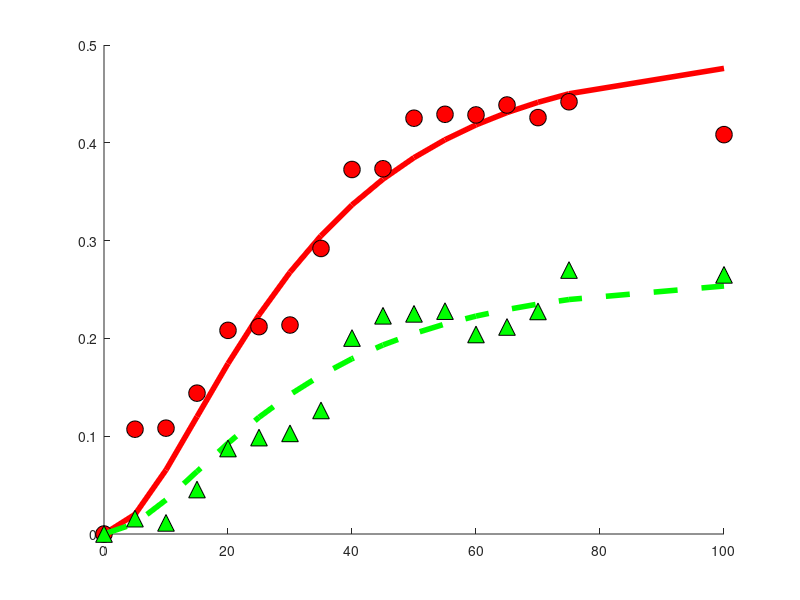

MATLAB code for this plot: (Note: this script raises an error after producing the figure.)
% Functions and figures for the model fitting 
% based on the analytical model developed for epigenomeIntegrity project, 
% the functions are here plotted using parameters fitted from the
% experimental data

close all 
% plot properties 

fontSize   = 12;
markerSize = 12;
lineWidth  = 4;

% Plot figues
showHAndDFit        = true;
showSlidingFraction = true;
showSlidingOutOfDR  = true;
showRelativeSliding = true;
showExpansionFactor = true;
showRelativeOpeningDNA      = true;
showRelativeOpeningHistone  = true;

% Experimental measurements 
% uvc dose (the point u=100 is excluded for now due to irregular
% measurement)
uData = [0 5 10	15	20	25	30	35	40	45	50	55	60	65	70	75 100];
%__ histone loss data___
hData = [0 10.714305725	10.8220788165	14.4014983755	20.8225447327	21.2024074872	21.3668579387	29.195045218	37.2706560079	37.3479226024	42.5138151765	42.9133041668	42.8508770934	43.8660779761	42.5763929893	44.1947934168 	40.8353794651
]./100;

%___DNA loss data____
dData = [0 1.5704212005	1.1365167475	4.545552178	8.7406190878	9.8581219326	10.2900341153	12.6333239455	20.0360763966	22.3129622161	22.5107680397	22.7887958612	20.4006799168	21.1679155925	22.757261652	26.9902966182	26.4974599239
]./100;

% Analytical solutions of the model for histones and DNA loss vs UV dose
T = @(a1,u)  (1-exp(-a1.*u)).^2;% T(u)/T_max
% T = @(a1,u) ((1-exp(-(a1.^2).*u))+sqrt(pi.*u).*a1.*(1-erf(a1.*sqrt(u)))).^2; 
% %-- quadratic (damages) system 
% T  = @(a1,u) a1.*u.^2;


N_total = @(a1,a2,a3,u)1-exp(-(a3.*(1-a2)+a2).*T(a1,u));
N_slide = @(a1,a2,a3,u) (a2./((a3.*(1-a2)+a2))).*N_total(a1,a2,a3,u);
N_open  = @(a1,a2,a3,u) (a3.*(1-a2)./(a3.*(1-a2)+a2)).*N_total(a1,a2,a3,u);

% N = @(a1,a2,u)exp(-(a2).*T(a1,u))+(1-T(a1,u)); % N(u)/N_0
R = @(a1,a2,a3,a4,u)  1+a4.*N_total(a1,a2,a3,u);%+(a4).*(T(a1,u))); %R(u)/R_0
d = @(a1,a2,a3,a4,u) (((R(a1,a2,a3,a4,u))-1+N_open(a1,a2,a3,u))./(R(a1,a2,a3,a4,u)));%+(T(a1,u))./R(a1,a2,a3,a4,u);
h = @(a1,a2,a3,a4,u) (d(a1,a2,a3,a4,u) +(N_slide(a1,a2,a3,u))./R(a1,a2,a3,a4,u));%d(a1,a2,a3,a4,u)+(T(a1,u)-N(a1,a2,u))./R(a1,a2,a3,a4,u) ;%./R(a1,a2,a3,u);

% %--- full (damages) system
% c1 = 0.0021;%0.021;% curve h
% c2 = 0.39;  %0.39;% lift h
% c3 = 0.44; %0.44; % lift d+h
% c4 = 0.23; %0.23; % lift d+ h

% % -- linear (damages) system
% T = @(a1,u) a1.*u; %T/T_max
% 
% c1 = 0.01;%0.023;% curve h
% c2 = 0.54;  %0.35;% lift h
% c3 = 0.2; %0.45; % lift d
% c4 = 0.378; %0.22; % lift h and d

% %-- quadratic (damages) system 
% T  = @(a1,u) a1.*u.^2;
% 
% c1 = 0.0001;%0.023;% curve h
% c2 = 1.0;  %0.35;% lift h
% c3 = 0.2; %0.45; % lift d
% c4 = 0.2; %0.22; % lift h and d

% % % ---autofit
% opt       = optimset('TolFun',1e-15,'TolX',1e-15,'MaxIter',1e7,'MaxFunEvals',1e7,'TolCon',1e-19,'Hessian','bfgs',...
%     'Diagnostics','off');
% % run several tests
% numTests  = 1;
% fitParams = zeros(numTests,4); 
% fval      = zeros(numTests,1);
% for tIdx = 1:numTests
% [fitParams(tIdx,:),fval(tIdx),exitFlag,output]=...
%     fmincon(@FitDandH,1*rand(1,4),-1*eye(4),zeros(4,1),[],[],zeros(4,1),5*ones(4,1),[],opt);
% end
% [~,pl] = min(fval);
%  fitParams = fitParams(pl,:);
% c1 = fitParams(1);
% c2 = fitParams(2);
% c3 = fitParams(3);
% c4 = fitParams(4);

c1 = 0.036;%0.021;% curve h
c2 = 0.35;  %0.39;% lift h
c3 = 0.24; %0.44; % lift d+h
c4 = 0.48; %0.23; % lift d+ h

%-- plot ---
if showHAndDFit
%____ plot histone loss, h
fig1 = figure('Name','histone and DNA fit');
ax1  = axes('Parent',fig1,'NextPlot','Add');
line('Xdata',uData,'YData',h(c1,c2,c3,c4,uData),'Color','r','LineWidth',lineWidth,...
    'Parent',ax1,'DisplayName','histone loss, model');
line('XData',uData,'YData',hData,'Marker','o','MarkerSize',markerSize,'MarkerFaceColor','r','MarkerEdgeColor','k',...
    'LineStyle','none','Parent',ax1,'DisplayName','histone loss, exp. data'), 

%____ plot DNA loss, d
line('XData',uData,'YData',d(c1,c2,c3,c4,uData),'Color','g','LineWidth',lineWidth,...
    'DisplayName','DNA loss fraction, model','Parent',ax1,'LineStyle','--');
line('XData',uData,'YData',dData,'Marker','^','Color','g','MarkerSize',markerSize,'MarkerFaceColor','g',...
    'MarkerEdgeColor','k','LineStyle','none',...
    'Parent',ax1,'DisplayName','DNA loss fraction, exp. data'), 

legend(get(ax1,'Children'),'Location','NW')
title(' Model fit to experimental data','Parent',ax1,'FontSize',fontSize), 
xlabel('U.V dose','Parent',ax1,'FontSize',fontSize)
ylabel('Loss fraction','Parent',ax1,'FontSize',fontSize)
set(ax1,'FontSize',fontSize)
end

if showSlidingFraction 
%_____ plot sliding fraction, h-d
fig2 = figure;
ax2  = axes('Parent',fig2);
line('XData',uData,'YData',(hData-dData),'Marker','o','Color','k','MarkerFaceColor','c',...
    'Parent',ax2,'DisplayName','histone sliding loss, exp.data','MarkerSize',markerSize,'LineStyle','none');
line('XData',uData,'YData',h(c1,c2,c3,c4,uData)-d(c1,c2,c3,c4,uData),'LineWidth',lineWidth,'Parent',ax2,...
    'DisplayName','histone sliding loss, model','Color','k')
xlabel('U.V dose','Parent',ax2,'FontSize',fontSize);
ylabel('h(U)-d(U)','Parent',ax2,'FontSize',fontSize);
title('Fraction of histones lost by sliding','Parent',ax2,'FontSize',fontSize);
legend(get(ax2,'Children'),'Location','NW')
set(ax2,'FontSize',fontSize,'LineWidth',lineWidth)
end

if showSlidingOutOfDR  
%_____ fraction of sliding out of the damage region (h-d)/(1-d)
fig3 = figure; 
ax3  = axes('Parent',fig3,'NextPlot','add');
line('XData',uData,'Ydata',(hData-dData)./(1-dData),'Marker','o','Color','k','MarkerFaceColor','c',...
    'Parent',ax3,'DisplayName','histone sliding out of DR, exp. data','MarkerSize',markerSize,...
    'LineStyle','none');
line('XData',uData,'YData',(h(c1,c2,c3,c4,uData)-d(c1,c2,c3,c4,uData))./(1-d(c1,c2,c3,c4,uData)),'Parent',ax3,...
    'LineWidth',lineWidth,'DisplayName','histone sliding out of DR, model')
line('Xdata',uData,'YData',N_slide(c1,c2,c3,uData),'Color','r','Parent',ax3)
% add linear fit for comparison
% linearFitModel = fittype('a*x');
% [fitValues, fitScore] = fit(uData',((hData-dData)./(1-dData))',linearFitModel,'Robust','LAR','StartPoint',1);
% line('XData',uData,'YData',fitValues(uData),'Parent',ax3,'DisplayName','linear fit','Color','r',...
%     'LineStyle','--','LineWidth',lineWidth)
title('Fraction of histone sliding out of the IDR','Parent',ax3,'FontSize',fontSize)
xlabel('U.V dose','Parent',ax3,'FontSize',fontSize);
ylabel('(H(u)-D(u))/(1-D(u)', 'FontSize', fontSize);
legend(get(ax3,'Children'),'Location','NW')
set(ax3,'FontSize',fontSize,'LineWidth',lineWidth)

end

if showRelativeSliding 
%____ relative sliding contribution (h-d)/h
fig4 = figure; 
ax4  = axes('Parent',fig4,'NextPlot','add','FontSize',fontSize);
line('XData',uData,'Ydata',1 -(dData)./hData,'Marker','o','Color','k','MarkerFaceColor','c',...
    'Parent',ax4,'DisplayName','relative histone sliding contribution, exp. data','MarkerSize',markerSize,...
    'LineStyle','none');
line('XData',uData,'YData',((h(c1,c2,c3,c4,uData))-d(c1,c2,c3,c4,uData))./(h(c1,c2,c3,c4,uData)),'Parent',ax4,...
    'LineWidth',lineWidth,'DisplayName','relative histone sliding contribution, model')
xlabel('U.V dose','Parent',ax4,'FontSize',fontSize);
ylabel('(h(U)-d(U))/h(U)','FontSize',fontSize,'Parent',ax4)
legend(get(ax4,'Children'),'Location','NW');
title('1-D/H, Contribution of sliding to the total histone loss','Parent',ax4,'FontSize',fontSize)
set(ax4,'FontSize',fontSize,'LineWidth',lineWidth)
end

if showExpansionFactor
%___ Expansion factor 
fig5 = figure;
uValues = 0:1:100;
ax5  = axes('Parent',fig5,'NextPlot','add','FontSize',fontSize,'LineWidth',lineWidth);
line('XData',uValues,'YData',R(c1,c2,c3,c4,uValues),'Parent',ax5)
xlabel('U.V dose','Parent',ax5,'FontSize',fontSize)
ylabel('A(U)/A(o)','Parent',ax5,'FontSize',fontSize);
set(ax5,'FontSize',fontSize,'LineWidth',lineWidth)
end


if showRelativeOpeningDNA
fig6 = figure;
% this is the DNA loss due to opening 
% show A_openning/A(u)
uVals = 0:0.5:max(uData);
ax6 = axes('Parent', fig6,'NextPlot','Add','FontSize',fontSize,'LineWidth',lineWidth);
title('Relative contribution to DNA loss','FontSize',fontSize,'Parent',ax6)
xlabel(ax6,'UV dose','FontSize',fontSize)
ylabel(ax6,'Fraction of loss','FontSize',fontSize)
d_open = (R(c1,0,c3,c4,uVals)+N_open(c1,0,c3,uVals)-c4*N_slide(c1,c2,c3,uVals)-1)./(R(c1,c2,c3,c4,uVals)+N_open(c1,c2,c3,uVals)-c4*N_slide(c1,c2,c3,uVals));

relativeOpening = [d_open./d(c1,c2,c3,c4,uVals);
                   1-d_open./d(c1,c2,c3,c4,uVals)];
% relativeOpening = [(c4.*T(c1,uVals))./(c3.*(1-N(c1,c2,uVals))+c4.*T(c1,uVals));...
%     1-(c4.*T(c1,uVals))./(c3.*(1-N(c1,c2,uVals))+c4.*T(c1,uVals))]';
bar(uVals,relativeOpening',1,'Stacked')
c = get(ax6,'Children');
set(c(1),'LineStyle','none','FaceColor','y');
set(c(2),'LineStyle','none')
%  legend('opening','sliding');
 annotation(fig6,'textbox',...
    [0.404834260977118 0.714880332986472 0.226581941867656 0.100936524453697],...
    'String',{'Sliding contribution'},...
    'FontSize',25,...
    'FitBoxToText','off',...
    'LineStyle','none',...
    'LineWidth',2.5);
annotation(fig6,'textbox',...
    [0.402730531520393 0.369529983792544 0.270322620519159 0.11345218800648],...
    'String',{'Opening contribution'},...
    'FontSize',25,...
    'FitBoxToText','off',...
    'LineStyle','none',...
    'LineWidth',2.5,...
    'Color',[1 1 1]);
set(ax6,'XLim',[uVals(1) uVals(end)]);
end

if showRelativeOpeningHistone  
    % histone loss due to opening
  fig7 = figure;
  uVals = 0:0.5:max(uData);
  ax7 = axes('Parent',fig7,'NextPlot','Add');
  relativeOpeningH = [d_open./h(c1,c2,c3,c4,uVals); 1-d_open./h(c1,c2,c3,c4,uVals)];
%   relativeOpeningH = [c4.*T(c1,uVals)./(R(c1,c2,c3,c4,uVals)-N(c1,c2,uVals));...(1-(1./(1+c4.*T(c1,uVals))))./(1-N(c1,c2,uVals)./R(c1,c2,c3,c4,uVals));...
%       1-(c4.*T(c1,uVals))./(R(c1,c2,c3,c4,uVals)-N(c1,c2,uVals))];%1-(1-(1./(1+c4.*T(c1,uVals))))./(1-N(c1,c2,uVals)./R(c1,c2,c3,c4,uVals))];
  bar(uVals,relativeOpeningH',1.5,'Stacked')
  title('Relative contribution to histone loss','FontSize',fontSize)
  xlabel(ax7,'UV dose','FontSize',fontSize); 
  ylabel(ax7,'Fraction of loss','FontSize',fontSize)
  set(ax7,'FontSize',fontSize,'LineWidth',lineWidth)
  c = get(ax7,'Children');
  set(c(1),'LineStyle','none','FaceColor','y');
  set(c(2),'LineStyle','none')
  annotation(fig7,'textbox',...
    [0.398404202719404 0.170872887242418 0.264760197775033 0.147995889003083],...
    'String',{'Opening contribution'},...
    'FontSize',25,...
    'FitBoxToText','off',...
    'LineStyle','none',...
    'LineWidth',2.5,...
    'Color',[1 1 1]);
annotation(fig7,'textbox',...
    [0.412619283065513 0.621788283658787 0.238802224969098 0.112024665981501],...
    'String',{'Sliding contribution'},...
    'FontSize',25,...
    'FitBoxToText','off',...
    'LineStyle','none',...
    'LineWidth',2.5);
set(ax7,'Xlim',[uVals(1) uVals(end)])
%   legend('opening','sliding');
end

%___Calculate SSEs and R2 for fittings 
sseHistone   = sum((h(c1,c2,c3,c4,uData(1:end-1))-hData(1:end-1)).^2);
rsHistone    = 1-sseHistone./sum((hData-mean(hData)).^2);
sseDNA       = sum((d(c1,c2,c3,c4,uData)-dData).^2);
rsDNA        = 1- sseDNA./sum((dData-mean(dData)).^2);
sseSlidingOutOfIDR = sum(((h(c1,c2,c3,c4,uData)-d(c1,c2,c3,c4,uData))./(1-d(c1,c2,c3,c4,uData)) -(hData-dData)./(1-dData)).^2);
rsSlidingOutOfIDR  = 1- sseSlidingOutOfIDR./sum(((hData-dData)./(1-dData) - mean((hData-dData)./(1-dData))).^2);
[rsDNA rsHistone,rsSlidingOutOfIDR]
